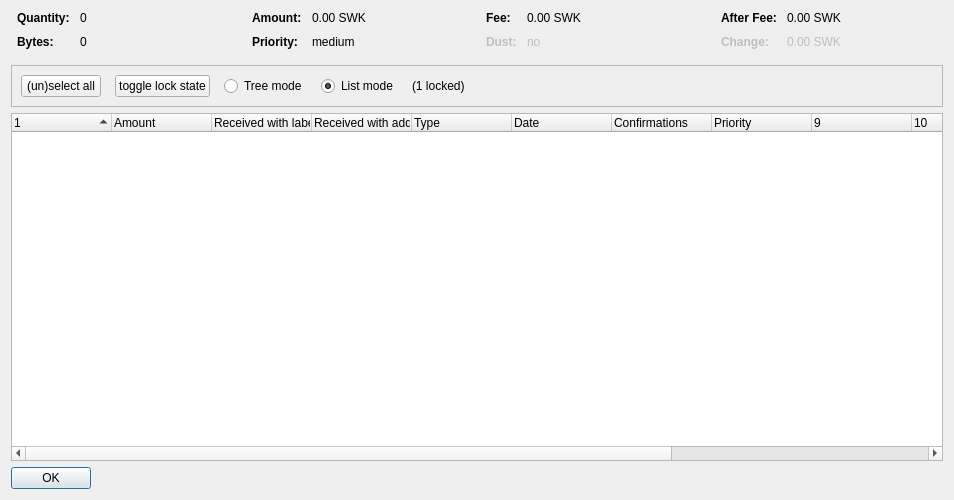
<?xml version="1.0" encoding="UTF-8"?>
<ui version="4.0">
 <class>CoinControlDialog</class>
 <widget class="QDialog" name="CoinControlDialog">
  <property name="geometry">
   <rect>
    <x>0</x>
    <y>0</y>
    <width>954</width>
    <height>500</height>
   </rect>
  </property>
  <property name="windowTitle">
   <string>Coin Selection</string>
  </property>
  <layout class="QVBoxLayout" name="verticalLayout">
   <item>
    <layout class="QHBoxLayout" name="horizontalLayoutTop" stretch="0,0,0,0">
     <property name="topMargin">
      <number>0</number>
     </property>
     <property name="bottomMargin">
      <number>10</number>
     </property>
     <item>
      <layout class="QFormLayout" name="formLayoutCoinControl1">
       <property name="horizontalSpacing">
        <number>10</number>
       </property>
       <property name="verticalSpacing">
        <number>10</number>
       </property>
       <property name="leftMargin">
        <number>6</number>
       </property>
       <property name="rightMargin">
        <number>6</number>
       </property>
       <item row="0" column="0">
        <widget class="QLabel" name="labelCoinControlQuantityText">
         <property name="font">
          <font>
           <weight>75</weight>
           <bold>true</bold>
          </font>
         </property>
         <property name="text">
          <string>Quantity:</string>
         </property>
        </widget>
       </item>
       <item row="0" column="1">
        <widget class="QLabel" name="labelCoinControlQuantity">
         <property name="cursor">
          <cursorShape>IBeamCursor</cursorShape>
         </property>
         <property name="contextMenuPolicy">
          <enum>Qt::ActionsContextMenu</enum>
         </property>
         <property name="text">
          <string notr="true">0</string>
         </property>
         <property name="textInteractionFlags">
          <set>Qt::LinksAccessibleByMouse|Qt::TextSelectableByKeyboard|Qt::TextSelectableByMouse</set>
         </property>
        </widget>
       </item>
       <item row="1" column="0">
        <widget class="QLabel" name="labelCoinControlBytesText">
         <property name="font">
          <font>
           <weight>75</weight>
           <bold>true</bold>
          </font>
         </property>
         <property name="text">
          <string>Bytes:</string>
         </property>
        </widget>
       </item>
       <item row="1" column="1">
        <widget class="QLabel" name="labelCoinControlBytes">
         <property name="cursor">
          <cursorShape>IBeamCursor</cursorShape>
         </property>
         <property name="contextMenuPolicy">
          <enum>Qt::ActionsContextMenu</enum>
         </property>
         <property name="text">
          <string notr="true">0</string>
         </property>
         <property name="textInteractionFlags">
          <set>Qt::LinksAccessibleByMouse|Qt::TextSelectableByKeyboard|Qt::TextSelectableByMouse</set>
         </property>
        </widget>
       </item>
      </layout>
     </item>
     <item>
      <layout class="QFormLayout" name="formLayoutCoinControl2">
       <property name="horizontalSpacing">
        <number>10</number>
       </property>
       <property name="verticalSpacing">
        <number>10</number>
       </property>
       <property name="leftMargin">
        <number>6</number>
       </property>
       <property name="rightMargin">
        <number>6</number>
       </property>
       <item row="0" column="0">
        <widget class="QLabel" name="labelCoinControlAmountText">
         <property name="font">
          <font>
           <weight>75</weight>
           <bold>true</bold>
          </font>
         </property>
         <property name="text">
          <string>Amount:</string>
         </property>
        </widget>
       </item>
       <item row="0" column="1">
        <widget class="QLabel" name="labelCoinControlAmount">
         <property name="cursor">
          <cursorShape>IBeamCursor</cursorShape>
         </property>
         <property name="contextMenuPolicy">
          <enum>Qt::ActionsContextMenu</enum>
         </property>
         <property name="text">
          <string notr="true">0.00 SWK</string>
         </property>
         <property name="textInteractionFlags">
          <set>Qt::LinksAccessibleByMouse|Qt::TextSelectableByKeyboard|Qt::TextSelectableByMouse</set>
         </property>
        </widget>
       </item>
       <item row="1" column="0">
        <widget class="QLabel" name="labelCoinControlPriorityText">
         <property name="font">
          <font>
           <weight>75</weight>
           <bold>true</bold>
          </font>
         </property>
         <property name="text">
          <string>Priority:</string>
         </property>
        </widget>
       </item>
       <item row="1" column="1">
        <widget class="QLabel" name="labelCoinControlPriority">
         <property name="cursor">
          <cursorShape>IBeamCursor</cursorShape>
         </property>
         <property name="contextMenuPolicy">
          <enum>Qt::ActionsContextMenu</enum>
         </property>
         <property name="text">
          <string>medium</string>
         </property>
         <property name="textInteractionFlags">
          <set>Qt::LinksAccessibleByMouse|Qt::TextSelectableByKeyboard|Qt::TextSelectableByMouse</set>
         </property>
        </widget>
       </item>
      </layout>
     </item>
     <item>
      <layout class="QFormLayout" name="formLayoutCoinControl3">
       <property name="horizontalSpacing">
        <number>10</number>
       </property>
       <property name="verticalSpacing">
        <number>10</number>
       </property>
       <property name="leftMargin">
        <number>6</number>
       </property>
       <property name="rightMargin">
        <number>6</number>
       </property>
       <item row="0" column="0">
        <widget class="QLabel" name="labelCoinControlFeeText">
         <property name="font">
          <font>
           <weight>75</weight>
           <bold>true</bold>
          </font>
         </property>
         <property name="text">
          <string>Fee:</string>
         </property>
        </widget>
       </item>
       <item row="0" column="1">
        <widget class="QLabel" name="labelCoinControlFee">
         <property name="cursor">
          <cursorShape>IBeamCursor</cursorShape>
         </property>
         <property name="contextMenuPolicy">
          <enum>Qt::ActionsContextMenu</enum>
         </property>
         <property name="text">
          <string notr="true">0.00 SWK</string>
         </property>
         <property name="textInteractionFlags">
          <set>Qt::LinksAccessibleByMouse|Qt::TextSelectableByKeyboard|Qt::TextSelectableByMouse</set>
         </property>
        </widget>
       </item>
       <item row="1" column="0">
        <widget class="QLabel" name="labelCoinControlLowOutputText">
         <property name="enabled">
          <bool>false</bool>
         </property>
         <property name="font">
          <font>
           <weight>75</weight>
           <bold>true</bold>
          </font>
         </property>
         <property name="text">
          <string>Dust:</string>
         </property>
        </widget>
       </item>
       <item row="1" column="1">
        <widget class="QLabel" name="labelCoinControlLowOutput">
         <property name="enabled">
          <bool>false</bool>
         </property>
         <property name="cursor">
          <cursorShape>IBeamCursor</cursorShape>
         </property>
         <property name="contextMenuPolicy">
          <enum>Qt::ActionsContextMenu</enum>
         </property>
         <property name="text">
          <string>no</string>
         </property>
         <property name="textInteractionFlags">
          <set>Qt::LinksAccessibleByMouse|Qt::TextSelectableByKeyboard|Qt::TextSelectableByMouse</set>
         </property>
        </widget>
       </item>
      </layout>
     </item>
     <item>
      <layout class="QFormLayout" name="formLayoutCoinControl4">
       <property name="horizontalSpacing">
        <number>10</number>
       </property>
       <property name="verticalSpacing">
        <number>10</number>
       </property>
       <property name="leftMargin">
        <number>6</number>
       </property>
       <property name="rightMargin">
        <number>6</number>
       </property>
       <item row="0" column="0">
        <widget class="QLabel" name="labelCoinControlAfterFeeText">
         <property name="font">
          <font>
           <weight>75</weight>
           <bold>true</bold>
          </font>
         </property>
         <property name="text">
          <string>After Fee:</string>
         </property>
        </widget>
       </item>
       <item row="0" column="1">
        <widget class="QLabel" name="labelCoinControlAfterFee">
         <property name="cursor">
          <cursorShape>IBeamCursor</cursorShape>
         </property>
         <property name="contextMenuPolicy">
          <enum>Qt::ActionsContextMenu</enum>
         </property>
         <property name="text">
          <string notr="true">0.00 SWK</string>
         </property>
         <property name="textInteractionFlags">
          <set>Qt::LinksAccessibleByMouse|Qt::TextSelectableByKeyboard|Qt::TextSelectableByMouse</set>
         </property>
        </widget>
       </item>
       <item row="1" column="0">
        <widget class="QLabel" name="labelCoinControlChangeText">
         <property name="enabled">
          <bool>false</bool>
         </property>
         <property name="font">
          <font>
           <weight>75</weight>
           <bold>true</bold>
          </font>
         </property>
         <property name="text">
          <string>Change:</string>
         </property>
        </widget>
       </item>
       <item row="1" column="1">
        <widget class="QLabel" name="labelCoinControlChange">
         <property name="enabled">
          <bool>false</bool>
         </property>
         <property name="cursor">
          <cursorShape>IBeamCursor</cursorShape>
         </property>
         <property name="contextMenuPolicy">
          <enum>Qt::ActionsContextMenu</enum>
         </property>
         <property name="text">
          <string notr="true">0.00 SWK</string>
         </property>
         <property name="textInteractionFlags">
          <set>Qt::LinksAccessibleByMouse|Qt::TextSelectableByKeyboard|Qt::TextSelectableByMouse</set>
         </property>
        </widget>
       </item>
      </layout>
     </item>
    </layout>
   </item>
   <item>
    <widget class="QFrame" name="frame">
     <property name="minimumSize">
      <size>
       <width>0</width>
       <height>40</height>
      </size>
     </property>
     <property name="frameShape">
      <enum>QFrame::StyledPanel</enum>
     </property>
     <property name="frameShadow">
      <enum>QFrame::Sunken</enum>
     </property>
     <layout class="QHBoxLayout" name="horizontalLayout">
      <item>
       <layout class="QHBoxLayout" name="horizontalLayoutPanel" stretch="0,0,0,0,0,0">
        <property name="spacing">
         <number>14</number>
        </property>
        <item>
         <widget class="QPushButton" name="pushButtonSelectAll">
          <property name="sizePolicy">
           <sizepolicy hsizetype="Maximum" vsizetype="Fixed">
            <horstretch>0</horstretch>
            <verstretch>0</verstretch>
           </sizepolicy>
          </property>
          <property name="text">
           <string>(un)select all</string>
          </property>
          <property name="autoDefault">
           <bool>false</bool>
          </property>
         </widget>
        </item>
        <item>
         <widget class="QPushButton" name="pushButtonToggleLock">
          <property name="sizePolicy">
           <sizepolicy hsizetype="Maximum" vsizetype="Fixed">
            <horstretch>0</horstretch>
            <verstretch>0</verstretch>
           </sizepolicy>
          </property>
          <property name="text">
           <string>toggle lock state</string>
          </property>
          <property name="autoDefault">
           <bool>false</bool>
          </property>
         </widget>
        </item>
        <item>
         <widget class="QRadioButton" name="radioTreeMode">
          <property name="sizePolicy">
           <sizepolicy hsizetype="Maximum" vsizetype="Fixed">
            <horstretch>0</horstretch>
            <verstretch>0</verstretch>
           </sizepolicy>
          </property>
          <property name="text">
           <string>Tree mode</string>
          </property>
         </widget>
        </item>
        <item>
         <widget class="QRadioButton" name="radioListMode">
          <property name="sizePolicy">
           <sizepolicy hsizetype="Maximum" vsizetype="Fixed">
            <horstretch>0</horstretch>
            <verstretch>0</verstretch>
           </sizepolicy>
          </property>
          <property name="text">
           <string>List mode</string>
          </property>
          <property name="checked">
           <bool>true</bool>
          </property>
         </widget>
        </item>
        <item>
         <widget class="QLabel" name="labelLocked">
          <property name="text">
           <string>(1 locked)</string>
          </property>
         </widget>
        </item>
        <item>
         <spacer name="horizontalSpacer">
          <property name="orientation">
           <enum>Qt::Horizontal</enum>
          </property>
          <property name="sizeHint" stdset="0">
           <size>
            <width>40</width>
            <height>20</height>
           </size>
          </property>
         </spacer>
        </item>
       </layout>
      </item>
     </layout>
    </widget>
   </item>
   <item>
    <widget class="CoinControlTreeWidget" name="treeWidget">
     <property name="contextMenuPolicy">
      <enum>Qt::CustomContextMenu</enum>
     </property>
     <property name="sortingEnabled">
      <bool>false</bool>
     </property>
     <property name="columnCount">
      <number>13</number>
     </property>
     <attribute name="headerShowSortIndicator" stdset="0">
      <bool>true</bool>
     </attribute>
     <attribute name="headerStretchLastSection">
      <bool>false</bool>
     </attribute>
     <column>
      <property name="text">
       <string/>
      </property>
     </column>
     <column>
      <property name="text">
       <string>Amount</string>
      </property>
     </column>
     <column>
      <property name="text">
       <string>Received with label</string>
      </property>
     </column>
     <column>
      <property name="text">
       <string>Received with address</string>
      </property>
     </column>
     <column>
      <property name="text">
       <string>Type</string>
      </property>
     </column>
     <column>
      <property name="text">
       <string>Date</string>
      </property>
     </column>
     <column>
      <property name="text">
       <string>Confirmations</string>
      </property>
      <property name="toolTip">
       <string>Confirmed</string>
      </property>
     </column>
     <column>
      <property name="text">
       <string>Priority</string>
      </property>
     </column>
     <column>
      <property name="text">
       <string/>
      </property>
     </column>
     <column>
      <property name="text">
       <string/>
      </property>
     </column>
     <column>
      <property name="text">
       <string/>
      </property>
     </column>
     <column>
      <property name="text">
       <string/>
      </property>
     </column>
     <column>
      <property name="text">
       <string/>
      </property>
     </column>
    </widget>
   </item>
   <item>
    <widget class="QDialogButtonBox" name="buttonBox">
     <property name="sizePolicy">
      <sizepolicy hsizetype="Maximum" vsizetype="Fixed">
       <horstretch>0</horstretch>
       <verstretch>0</verstretch>
      </sizepolicy>
     </property>
     <property name="orientation">
      <enum>Qt::Horizontal</enum>
     </property>
     <property name="standardButtons">
      <set>QDialogButtonBox::Ok</set>
     </property>
    </widget>
   </item>
  </layout>
 </widget>
 <customwidgets>
  <customwidget>
   <class>CoinControlTreeWidget</class>
   <extends>QTreeWidget</extends>
   <header>coincontroltreewidget.h</header>
  </customwidget>
 </customwidgets>
 <resources/>
 <connections/>
</ui>
